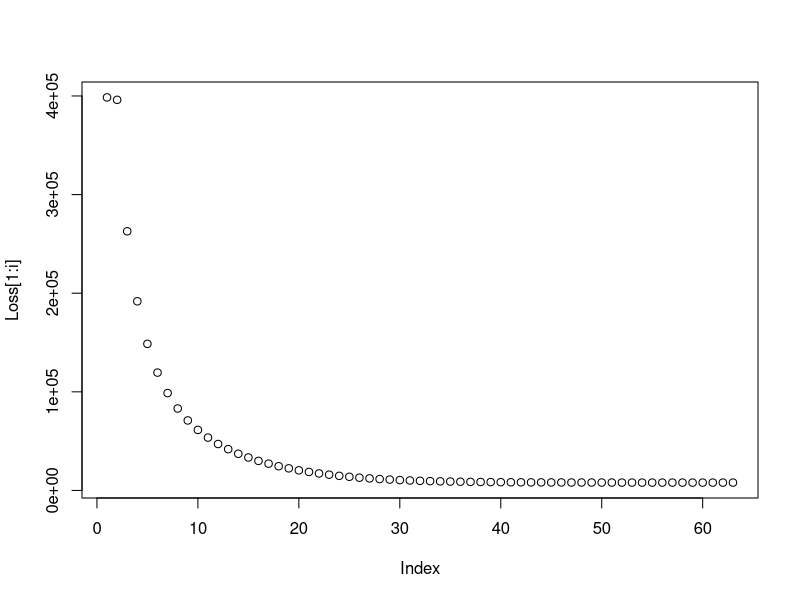
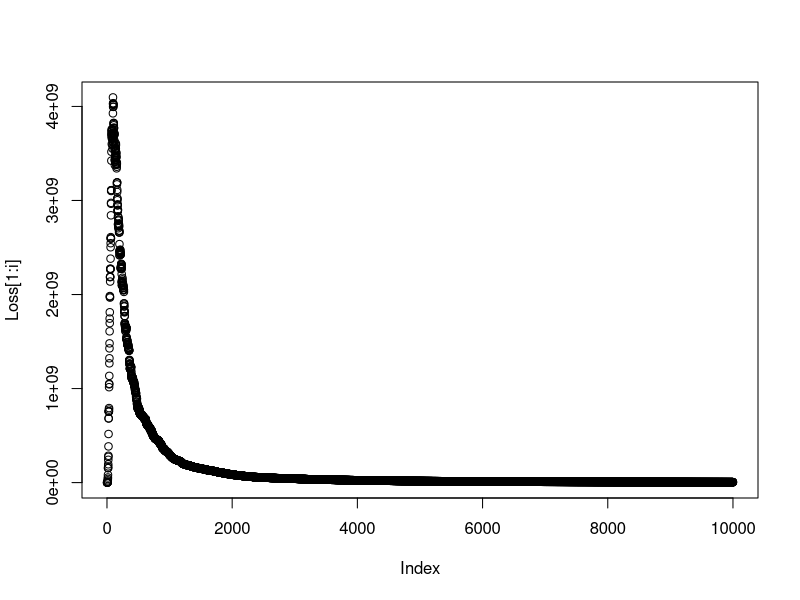
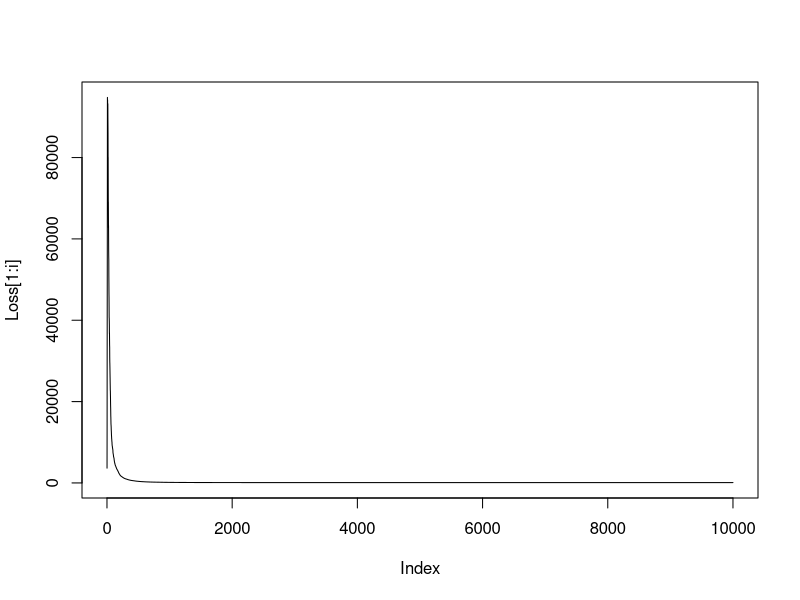
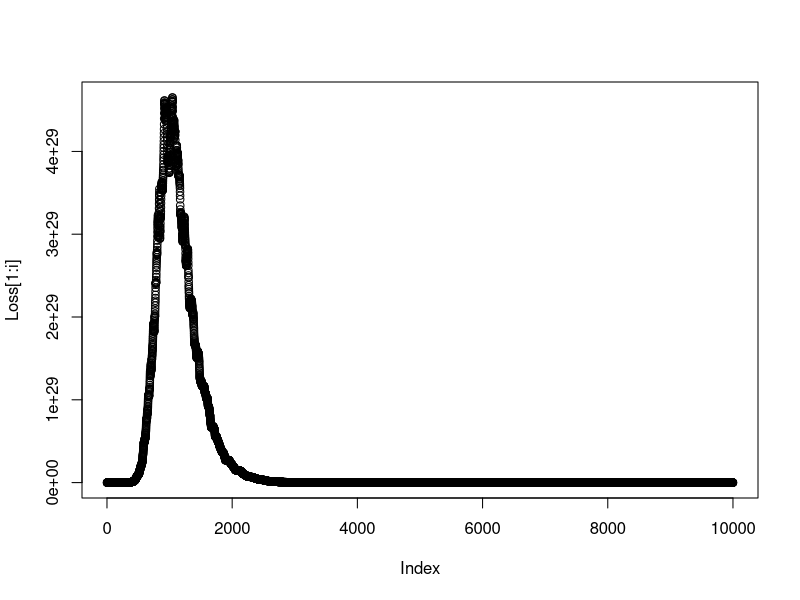
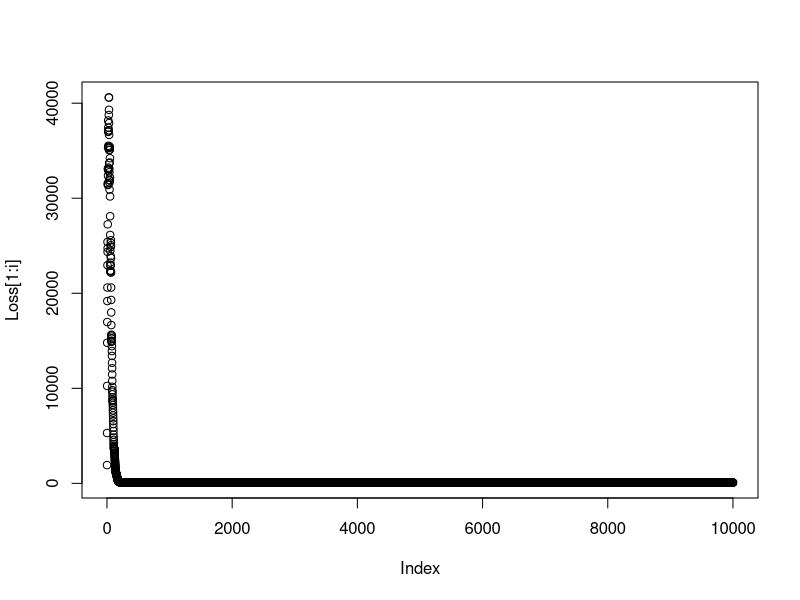

Reproduce these figures in R, in order.
## ---- chunk 1
knitr::opts_chunk$set(echo = TRUE)
## ---- chunk 2
#Linear regression case ; Data setup
set.seed(1000)
n = 10100; p = 100
beta_real = rnorm(p, sd=5) 
x <- matrix(rnorm((n*p), 0, 1), n, p)
y <- x%*%beta_real + rnorm(n, 0, 1)

itr = 10000 ; tol = 1e-3 ; L = 0.1 ; alpha = 0.0 ; gamma = 0.8

#LS estimate
betahat = solve(t(x)%*%x)%*%t(x)%*%y
mean((beta_real - betahat)^2)
## ---- chunk 3
set.seed(1000)
beta = rep(0, p)
Loss = rep(0, itr)

Loss[1] = sum(abs(y-x%*%beta))

for(i in 2:itr){
  betaOld = beta
  derivbeta = -2*t(x)%*%(y-x%*%betaOld)
  beta = betaOld - L * derivbeta
  Loss[i] = sum(abs(y-x%*%beta))
  
  if(abs(Loss[i] - Loss[i-1]) < tol){Loss<- Loss[1:i] ; break}
  
  Counter = 1 ; Lnew = L ; dsqr = sum(derivbeta*derivbeta)
  while (Loss[i] > Loss[i-1] - alpha*Lnew*dsqr){
    Lnew = gamma*Lnew
    beta = betaOld - Lnew * derivbeta
    Loss[i] = sum(abs(y-x%*%beta))
    
    if(Counter > 100){break}
    Counter = Counter + 1
  }
  if(Counter > 100){break}
}

#comparison
mean((beta_real - beta)^2); plot(Loss[1:i])
## ---- chunk 4
#Validation set to monitor the loss
yval <- y[10001:10100]
xval <- x[10001:10100, ]


y <- y[1:10000]
x <- x[1:10000, ]

set.seed(1000)
beta = rep(0, p)#array(betahat)
Loss = rep(0, itr)

rand = round(runif(1, 1, nrow(x)), 0)
Loss[1] = sum(abs(yval-xval%*%beta))

stopping = F

for(i in 2:itr){
  L = 1/(i)  # notice now this is the step size control.
  
  betaOld = beta
  rand = sample(1:nrow(x), 1)
  derivbeta = -2*array(x[rand,])*as.numeric(y[rand]-x[rand,]%*%betaOld)
  beta = betaOld - L * derivbeta
  
  Loss[i] = sum(abs(yval-xval%*%beta))#(y[rand]-x[rand,]%*%betaOld)^2# #not necessary, but for fun
  
  if(stopping){
   if(i > 500){
   if(abs(Loss[i-1]-Loss[i])/Loss[i-1]<1e-5 || Loss[i-1] < Loss[i]){
    break
   } 
  } 
  }
}


#comparison
mean((beta_real - beta)^2); plot(Loss[1:i])

## ---- chunk 5
#stochastic grad "descent" - i.e. minimize
set.seed(1000)
beta = rep(0, p)
Loss = rep(0, itr)

#stochastic gradient descent mini-batch - set of values value.
b = 10 # mini-batch size!

#get random SET of data and use it to calculate loss.
ss = round(runif(b, 1, nrow(x)), 0)
Loss[1] = sum(abs(yval-xval%*%beta))

for(i in 2:itr){
  ss = round(runif(b, 1, nrow(x)), 0)
  
  L = 1/i  
  
  betaOld = beta
  derivbeta = -2*t(x[ss,])%*%(y[ss]-x[ss,]%*%betaOld)/b
  beta = betaOld - L * derivbeta

  Loss[i] = sum(abs(yval-xval%*%beta)) #not necessary, but for fun
  
  if(stopping){
   if(i > 500){
   if(abs(Loss[i-1]-Loss[i])/Loss[i-1]<1e-5 || Loss[i-1] < Loss[i]){
    break
   } 
  } 
  }
}

#comparison
mean((beta_real - beta)^2); plot(Loss[1:i], type='l')

## ---- chunk 6
#stochastic grad "descent" - i.e. minimize
set.seed(1000)
beta = rep(0, p)
Loss = rep(0, itr)
#stochastic gradient descent with momentum!

#get random sample and use it to calculate loss.
rand = round(runif(1, 1, nrow(x)), 0)
Loss[1] = sum(abs(yval-xval%*%beta))

#momentum and decay
momentum = rep(0, p)
decay = 0.9 #This is the default value in most packages
rate = 0.5 # can control how fast the decay rate reduces 

update = F #Wheather to update the momentum

for(i in 2:itr){
  if(i>2){momentum = beta - betaOld} #update momentum
  
  L = 1/i
  betaOld = beta
  
  rand = sample(1:nrow(x), 1)
  
  derivbeta = -2*array(x[rand,])*as.numeric(y[rand]-x[rand,]%*%betaOld)
  
  if(update){
   if(i %% 10){decay = rate*decay} 
  } # reducing momentum every 10th iteration
  
  beta = betaOld - L * derivbeta + decay * momentum
  
  Loss[i] = sum(abs(yval-xval%*%beta)) #not necessary, but for fun
  
  if(stopping){
   if(i > 500){
   if(abs(Loss[i-1]-Loss[i])/Loss[i]<1e-5 || Loss[i-1] < Loss[i]){
    break
   } 
  } 
  }
}

#comparison
mean((beta_real - beta)^2); plot(Loss[1:i])

## ---- chunk 7
#stochastic grad "descent" - i.e. minimize
set.seed(1000)
beta = rep(0, p)
Loss = rep(0, itr)

#stochastic gradient descent mini-batch AND momentum.
b = 50 #mini-batch size!
tol = 1e-3 ; L = 0.1 ;  alpha = 0.01 ; gamma = 0.8 

#get random SET of data and use it to calculate loss.
ss = round(runif(b, 1, nrow(x)), 0)
Loss[1] = sum(abs(y[ss]-x[ss,]%*%beta))

#momentum and decay
momentum = rep(0, p)
decay = 0.9
rate = 0.5

update = F #Wheather to update the momentum

for(i in 2:itr){
  if(i>2){momentum = beta - betaOld} #update momentum
  
  ss = sample(1:nrow(x), b)
  L = 1/i  
  
  if(update){
   if(i %% 10){decay = rate*decay} 
  }
  
  betaOld = beta
  derivbeta = -2*t(x[ss,])%*%(y[ss]-x[ss,]%*%betaOld)/b
  beta = betaOld - L * derivbeta + decay * momentum
  
  Loss[i] = sum(abs(yval-xval%*%beta)) #not necessary, but for fun
  
  if(stopping){
   if(i > 500){
   if(abs(Loss[i-1]-Loss[i])/Loss[i]<1e-5 || Loss[i-1] < Loss[i]){
    break
   } 
  } 
  }
}
#comparison
mean((beta_real - beta)^2); plot(Loss[1:i])

